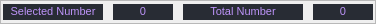
                          <widget class="QFrame" name="frame_52">
                           <property name="minimumSize">
                            <size>
                             <width>0</width>
                             <height>24</height>
                            </size>
                           </property>
                           <property name="maximumSize">
                            <size>
                             <width>16777215</width>
                             <height>24</height>
                            </size>
                           </property>
                           <property name="styleSheet">
                            <string notr="true">QDateTimeEdit{
padding-left: 8px;
padding-right: 8px;

	background-color: rgb(33, 37, 43);

	color: rgb(147, 147, 147);
font: 10pt &quot;Arial&quot;;
border-radius: 10px;
	color: rgb(184, 184, 184);
border:2px solid ;
	border-color: rgb(55, 63, 77);

}

QDateTimeEdit:hover{
padding-left: 8px;
padding-right: 8px;
	background-color: rgb(40, 44, 52);
	color: rgb(147, 147, 147);
font: 10pt &quot;Arial&quot;;
border-radius: 10px;
color: rgb(255, 255, 255);
border:2px solid ;
	border-color: rgb(55, 63, 77);
;}





QDateTimeEdit::up-arrow
{
	
		border:0px solid ;
	border-color: rgb(255, 0, 255);
	background-color: rgb(40, 44, 52);
	background-image: url(:/newPrefix/icons/cil-plus.png);
	background-position: center;



}


QDateTimeEdit::down-arrow
{
		border:0px solid ;
	border-color: rgb(38, 42, 50);
	background-color: rgb(40, 44, 52);
	background-position: center;
	background-repeat: no-reperat;
	background-image: url(:/newPrefix/icons/icon_minimize.png);


}






/* /////////////////////////////////////////////////////////////////////////////////////////////////
 
QDateTimeEdit {
	background-color: rgb(33, 37, 43);
font: 10pt &quot;Arial&quot;;
border-radius: 9px;
	color: rgb(190, 190, 190);
border:1px solid ;
border-color: rgb(40, 44, 52);
	border-color: rgb(40, 44, 52);
border-bottom-color: rgb(255, 85, 255);
}
QDateTimeEdit:hover {
	background-color: rgb(40, 44, 52);
	color: rgb(147, 147, 147);
font: 10pt &quot;Arial&quot;;
border-radius: 9px;
color: rgb(255, 255, 255);
border:1px solid ;
	border-color: rgb(40, 44, 52);
	border-bottom-color: rgb(255, 85, 255);
}

QDateTimeEdit:focus {
	background-color: rgb(40, 44, 52);
	color: rgb(147, 147, 147);
font: 10pt &quot;Arial&quot;;
border-radius: 9px;
color: rgb(255, 255, 255);
border:2px solid ;
	border-color: rgb(255, 85, 255);
	border-bottom-color: rgb(255, 85, 255);
}

*/

QPushButton{
	background-color: rgb(33, 37, 43);
padding-left: 10px;
padding-right: 10px;
	color: rgb(147, 147, 147);
font: 10pt &quot;Arial&quot;;
border-radius: 10px;
	color: rgb(184, 184, 184);
border:2px solid ;
	border-color: rgb(55, 63, 77);
}


QPushButton:hover{
 background-color: rgb(40, 44, 52);
padding-left: 10px;
padding-right: 10px;
	color: rgb(147, 147, 147);
font: 10pt &quot;Arial&quot;;
border-radius: 10px;
color: rgb(255, 255, 255);
border:2px solid ;
	border-color: rgb(33, 37, 43);
	border-color: rgb(255, 85, 255);
}

QComboBox{
padding-left: 10px;
padding-right: 10px;
	background-color: rgb(33, 37, 43);
	color: rgb(147, 147, 147);
font: 10pt &quot;Arial&quot;;
border-radius: 10px;
	color: rgb(184, 184, 184);
border:2px solid ;
	border-color: rgb(55, 63, 77);
}



QComboBox:hover{
padding-left: 10px;
padding-right: 10px;
	background-color: rgb(40, 44, 52);
	color: rgb(147, 147, 147);
font: 10pt &quot;Arial&quot;;
border-radius: 10px;
color: rgb(255, 255, 255);
border:2px solid ;
	border-color: rgb(255, 85, 255);
;}

QComboBox::drop-down {
	subcontrol-origin: padding;
	subcontrol-position: top right;
	width: 25px; 
	border-left-width: 3px;
	border-color: rgb(55, 63, 77);
	border-left-style: solid;
	border-top-right-radius: 3px;
	border-bottom-right-radius: 3px;	
	
	background-image: url(:/newPrefix/icons/cil-arrow-bottom.png);
	background-position: center;
	background-repeat: no-reperat;
 }
QComboBox QAbstractItemView {
border:2px solid ;
	border-color: rgb(48, 55, 67);
	color: rgb(255, 121, 198);	
	background-color: rgb(33, 37, 43);
	padding: 10px;
	selection-background-color: rgb(49, 56, 68);
	selection-color: rgb(33, 37, 43);
}
QLabel
{
font: 8pt &quot;MS Shell Dlg 2&quot;;
	color: rgb(189, 147, 249);
background-color: rgb(40, 44, 52);
border-color: rgb(40, 44, 52);
}

/* /////////////////////////////////////////////////////////////////////////////////////////////////
 */
QCheckBox {
	background-color: rgb(33, 37, 43);
font: 10pt &quot;Arial&quot;;
border-radius: 9px;
	color: rgb(190, 190, 190);
border:2px solid ;
	border-color: rgb(55, 63, 77);
}
QCheckBox:hover {
	background-color: rgb(40, 44, 52);
	color: rgb(147, 147, 147);
font: 10pt &quot;Arial&quot;;
border-radius: 9px;
color: rgb(255, 255, 255);
border:2px solid ;
	border-color: rgb(55, 63, 77);
}

QCheckBox:focus {
	background-color: rgb(40, 44, 52);
	color: rgb(147, 147, 147);
font: 10pt &quot;Arial&quot;;
border-radius: 9px;
color: rgb(255, 255, 255);
	border:2px solid ;
	border-color: rgb(55, 63, 77);
}




QDateEdit{
padding-left: 8px;
padding-right: 8px;

	background-color: rgb(33, 37, 43);

	color: rgb(147, 147, 147);
font: 10pt &quot;Arial&quot;;
border-radius: 10px;
	color: rgb(184, 184, 184);
border:2px solid ;
	border-color: rgb(55, 63, 77);

}

QDateEdit:hover{
padding-left: 8px;
padding-right: 8px;
	background-color: rgb(40, 44, 52);
	color: rgb(147, 147, 147);
font: 10pt &quot;Arial&quot;;
border-radius: 10px;
color: rgb(255, 255, 255);
border:2px solid ;
	border-color: rgb(55, 63, 77);
;}





QDateEdit::up-arrow
{
	
		border:0px solid ;
	border-color: rgb(255, 0, 255);
	background-color: rgb(40, 44, 52);
	background-image: url(:/newPrefix/icons/cil-plus.png);
	background-position: center;



}


QDateTimeEdit::down-arrow
{
		border:0px solid ;
	border-color: rgb(38, 42, 50);
	background-color: rgb(40, 44, 52);
	background-position: center;
	background-repeat: no-reperat;
	background-image: url(:/newPrefix/icons/icon_minimize.png);


}








/* /////////////////////////////////////////////////////////////////////////////////////////////////
LineEdit */
QLineEdit {
padding-left: 8px;
padding-right: 8px;
	background-color: rgb(33, 37, 43);
	color: rgb(222, 222, 222);
font: 10pt &quot;Arial&quot;;
border-radius: 10px;
color: rgb(255, 255, 255);
border:2px solid ;
	
	border-color: rgb(55, 63, 77);
}
QLineEdit:hover {
padding-left: 8px;
padding-right: 8px;
	background-color: rgb(40, 44, 52);
	color: rgb(255, 255, 255);
font: 10pt &quot;Arial&quot;;
border-radius: 10px;
color: rgb(255, 255, 255);
border:2px solid ;
	border-color: rgb(55, 63, 77);
}

QLineEdit:focus {
	background-color: rgb(40, 44, 52);
	color: rgb(255, 255, 255);
font: 10pt &quot;Arial&quot;;
border-radius: 10px;
color: rgb(255, 255, 255);
border:2px solid ;
	border-color: rgb(55, 63, 77);
	border-bottom-color: rgb(189, 147, 249);
}
/*##############################################
########################################*/</string>
                           </property>
                           <property name="frameShape">
                            <enum>QFrame::StyledPanel</enum>
                           </property>
                           <property name="frameShadow">
                            <enum>QFrame::Raised</enum>
                           </property>
                           <layout class="QHBoxLayout" name="horizontalLayout_45">
                            <property name="spacing">
                             <number>10</number>
                            </property>
                            <property name="sizeConstraint">
                             <enum>QLayout::SetDefaultConstraint</enum>
                            </property>
                            <property name="leftMargin">
                             <number>2</number>
                            </property>
                            <property name="topMargin">
                             <number>2</number>
                            </property>
                            <property name="rightMargin">
                             <number>2</number>
                            </property>
                            <property name="bottomMargin">
                             <number>2</number>
                            </property>
                            <item alignment="Qt::AlignLeft">
                             <widget class="QLabel" name="lb_title_selected_records">
                              <property name="minimumSize">
                               <size>
                                <width>100</width>
                                <height>16</height>
                               </size>
                              </property>
                              <property name="maximumSize">
                               <size>
                                <width>100</width>
                                <height>16</height>
                               </size>
                              </property>
                              <property name="font">
                               <font>
                                <family>MS Shell Dlg 2</family>
                                <pointsize>8</pointsize>
                                <weight>50</weight>
                                <italic>false</italic>
                                <bold>false</bold>
                               </font>
                              </property>
                              <property name="styleSheet">
                               <string notr="true"/>
                              </property>
                              <property name="text">
                               <string>&lt;html&gt;&lt;head/&gt;&lt;body&gt;&lt;p&gt;&lt;span style=&quot; font-size:8pt;&quot;&gt;Selected Number&lt;/span&gt;&lt;/p&gt;&lt;/body&gt;&lt;/html&gt;</string>
                              </property>
                              <property name="alignment">
                               <set>Qt::AlignCenter</set>
                              </property>
                              <property name="openExternalLinks">
                               <bool>false</bool>
                              </property>
                             </widget>
                            </item>
                            <item alignment="Qt::AlignLeft">
                             <widget class="QLabel" name="lb_selected_number_table_records">
                              <property name="minimumSize">
                               <size>
                                <width>60</width>
                                <height>16</height>
                               </size>
                              </property>
                              <property name="maximumSize">
                               <size>
                                <width>80</width>
                                <height>16</height>
                               </size>
                              </property>
                              <property name="font">
                               <font>
                                <family>MS Shell Dlg 2</family>
                                <pointsize>8</pointsize>
                                <weight>50</weight>
                                <italic>false</italic>
                                <bold>false</bold>
                               </font>
                              </property>
                              <property name="styleSheet">
                               <string notr="true"/>
                              </property>
                              <property name="text">
                               <string>&lt;html&gt;&lt;head/&gt;&lt;body&gt;&lt;p&gt;&lt;span style=&quot; font-size:8pt;&quot;&gt;0&lt;/span&gt;&lt;/p&gt;&lt;/body&gt;&lt;/html&gt;</string>
                              </property>
                              <property name="alignment">
                               <set>Qt::AlignCenter</set>
                              </property>
                              <property name="openExternalLinks">
                               <bool>false</bool>
                              </property>
                             </widget>
                            </item>
                            <item alignment="Qt::AlignLeft">
                             <widget class="QLabel" name="lb_title_total_records">
                              <property name="minimumSize">
                               <size>
                                <width>120</width>
                                <height>16</height>
                               </size>
                              </property>
                              <property name="maximumSize">
                               <size>
                                <width>120</width>
                                <height>16</height>
                               </size>
                              </property>
                              <property name="font">
                               <font>
                                <family>MS Shell Dlg 2</family>
                                <pointsize>8</pointsize>
                                <weight>50</weight>
                                <italic>false</italic>
                                <bold>false</bold>
                               </font>
                              </property>
                              <property name="styleSheet">
                               <string notr="true"/>
                              </property>
                              <property name="text">
                               <string>&lt;html&gt;&lt;head/&gt;&lt;body&gt;&lt;p&gt;&lt;span style=&quot; font-size:8pt;&quot;&gt;Total Number&lt;/span&gt;&lt;/p&gt;&lt;/body&gt;&lt;/html&gt;</string>
                              </property>
                              <property name="alignment">
                               <set>Qt::AlignCenter</set>
                              </property>
                              <property name="openExternalLinks">
                               <bool>false</bool>
                              </property>
                             </widget>
                            </item>
                            <item alignment="Qt::AlignLeft">
                             <widget class="QLabel" name="lb_total_number_records">
                              <property name="minimumSize">
                               <size>
                                <width>60</width>
                                <height>16</height>
                               </size>
                              </property>
                              <property name="maximumSize">
                               <size>
                                <width>80</width>
                                <height>16</height>
                               </size>
                              </property>
                              <property name="font">
                               <font>
                                <family>MS Shell Dlg 2</family>
                                <pointsize>8</pointsize>
                                <weight>50</weight>
                                <italic>false</italic>
                                <bold>false</bold>
                               </font>
                              </property>
                              <property name="styleSheet">
                               <string notr="true"/>
                              </property>
                              <property name="text">
                               <string>&lt;html&gt;&lt;head/&gt;&lt;body&gt;&lt;p&gt;&lt;span style=&quot; font-size:8pt;&quot;&gt;0&lt;/span&gt;&lt;/p&gt;&lt;/body&gt;&lt;/html&gt;</string>
                              </property>
                              <property name="alignment">
                               <set>Qt::AlignCenter</set>
                              </property>
                              <property name="openExternalLinks">
                               <bool>false</bool>
                              </property>
                             </widget>
                            </item>
                           </layout>
                          </widget>
